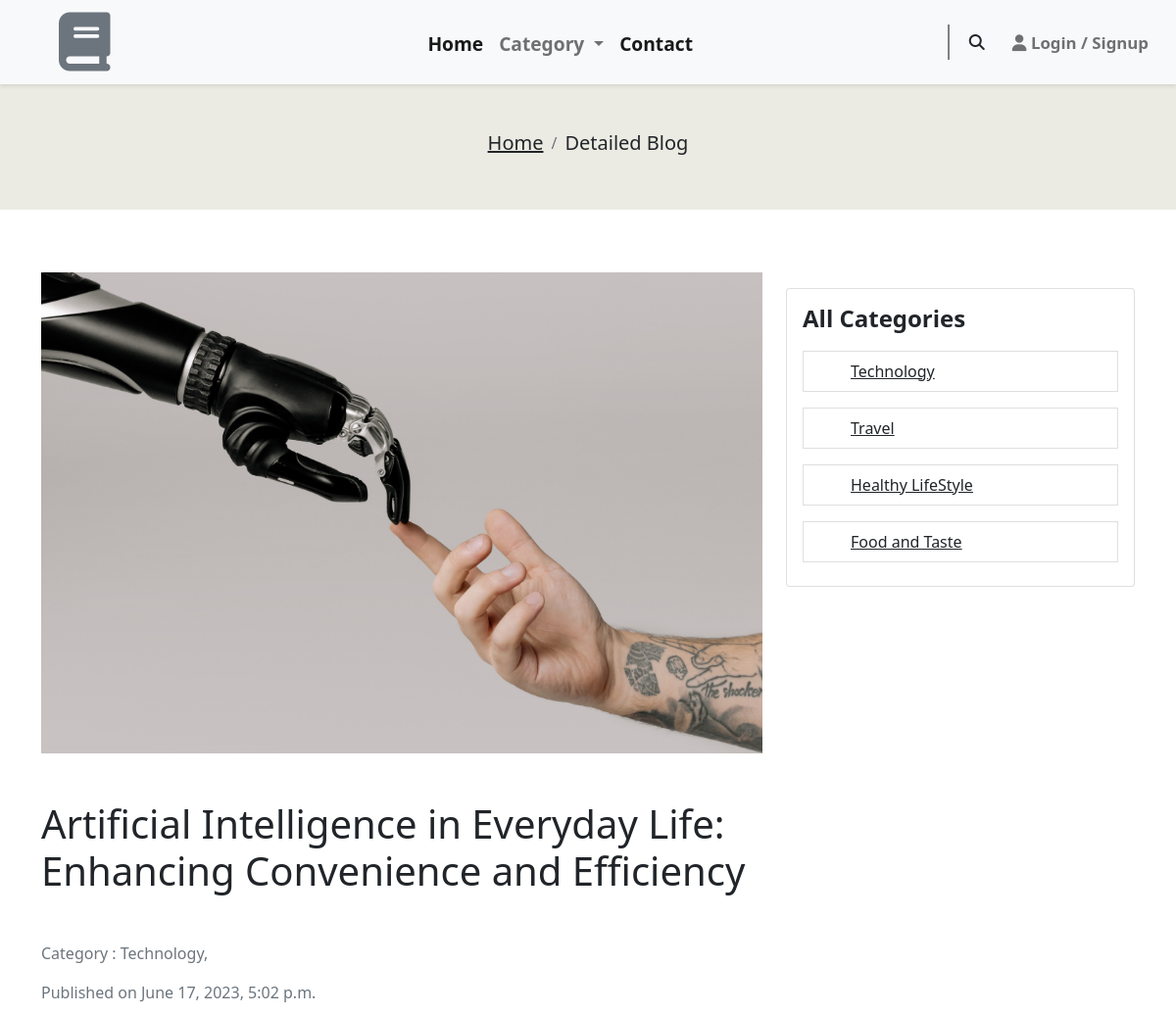
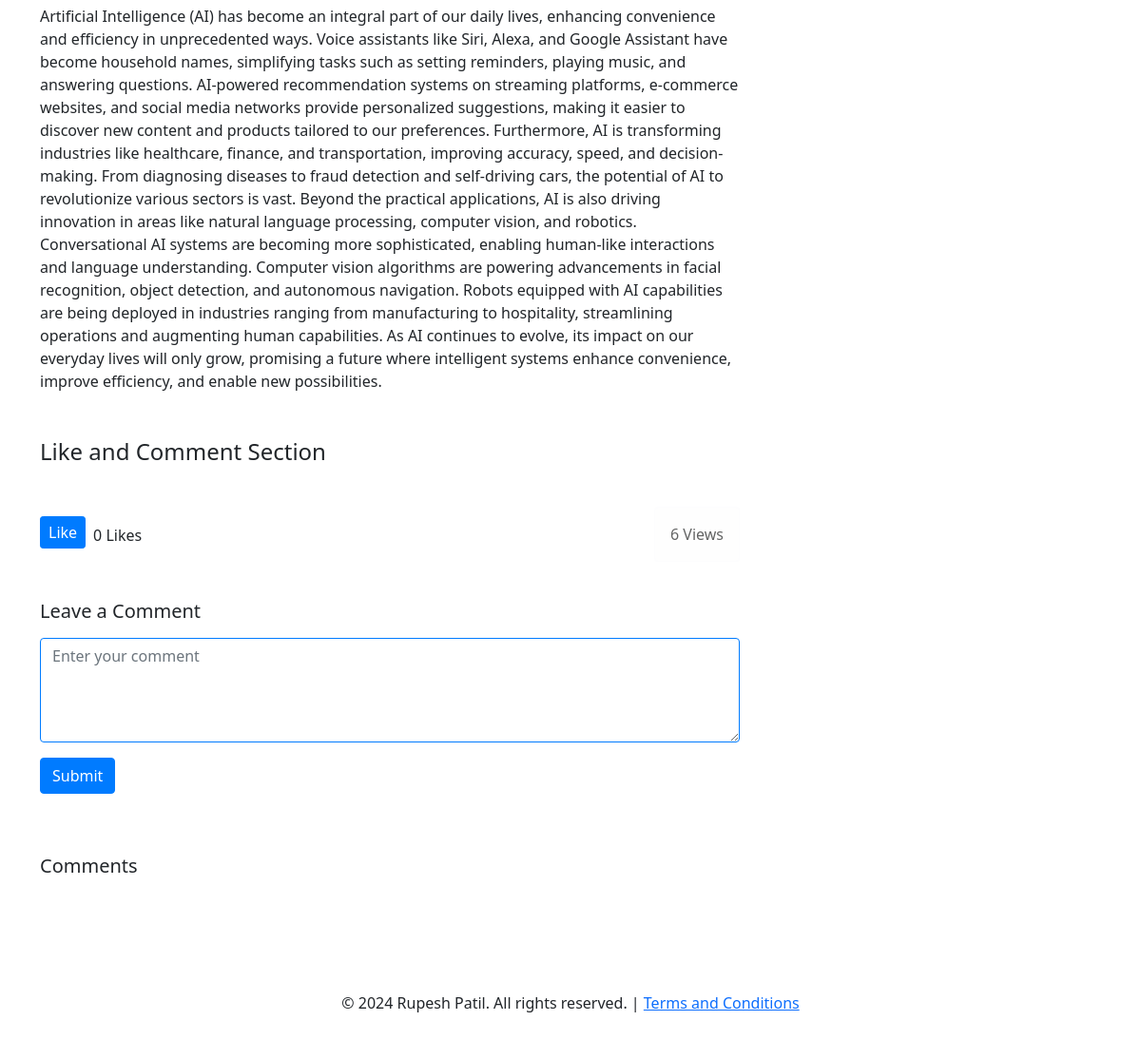
/detailed-blog/artificial-intelligence-in-everyday-life-enhancing-convenience-and-efficiency/, run on the app's committed database (2 pictures, top to bottom).
### BlogApp/models.py (models this page shows, shortened)
class Post(models.Model):
  title = models.CharField(max_length=200)
  content = models.TextField()
  date_posted = models.DateTimeField(default=timezone.now)
  author =  models.ForeignKey(User, on_delete=models.SET_NULL, null=True)
  categories = models.ManyToManyField(Category)
  featured_image = models.ImageField(upload_to='post_images', null=True, blank=True)
  slug = models.SlugField(unique=True)
  view_count = models.PositiveIntegerField(default=0)
  def display_image(self):
    if self.featured_image:
      return self.featured_image.url
    else:
      return "No Image Available"
  def save(self, *args, **kwargs):
    if not self.slug:
      self.slug = slugify(self.title)
    super().save(*args, **kwargs)

class Category(models.Model):
  name = models.CharField(max_length=100)
  slug = models.SlugField(unique=True)

### BlogApp/views.py (the view)
# urls.py: path('detailed-blog/<slug>/', detailed_blog, name='detailed-blog'),
def detailed_blog(request, slug):
    detailed_blog = get_object_or_404(Post, slug=slug)
    detailed_blog.view_count += 1
    detailed_blog.save()
    category = Category.objects.all()
    comments = detailed_blog.comments.filter(active=True).order_by('-date_posted')
    if request.user.is_authenticated:
        View.objects.create(user=request.user, post=detailed_blog, viewed_at=timezone.now())
    is_liked = False
    is_disliked = False
    if request.user.is_authenticated:
        user = request.user
        is_liked = Like.objects.filter(post=detailed_blog, user=user).exists()
        is_disliked = Like.objects.filter(post=detailed_blog, user=user).exists()
    if 'like' in request.GET and not is_liked and not is_disliked:
        like = Like(comment=comments[0], user=request.user)
        like.save()
        is_liked = True
    elif 'dislike' in request.GET and not is_liked and not is_disliked:
        dislike = Like(comment=comments[0], user=request.user)
        dislike.save()
        is_disliked = True
    total_like = Like.objects.filter(post=detailed_blog)
    if request.method == 'POST' and request.user.is_authenticated:
        try:
            form = CommentForm(request.POST)
            if form.is_valid():
                Comment.objects.create(
                    post=Post.objects.filter(slug=detailed_blog.slug).first(),
                    author=User.objects.get(id=request.user.id),
                    content=form.cleaned_data['content'],
                    active=True
                )
                return JsonResponse({'success': True})
            else:
                return JsonResponse({'success': False, 'errors': f'{form.errors}'})
        except:
            return JsonResponse({'success': False, 'errors': f'Please log in to write a comment.', 'login_required': True})
    else:
        form = CommentForm()
    return render(request, 'detailed_blog.html',
                  {'blog': detailed_blog, 'category': category, 'comments': comments, 'is_liked': is_liked,
                   'is_disliked': is_disliked, 'total_like': total_like, 'comment_form': form})

### BlogApp/forms.py
class CommentForm(forms.ModelForm):
  class Meta:
    model = Comment
    fields = ['content']
  content = forms.CharField(
    widget=forms.Textarea(attrs={
      'class': 'form-control',
      'id': 'comment',
      'rows': '4',
      'placeholder': 'Enter your comment'
    })
  )

### BlogApp/templatetags/category_tags.py (called while the page is built)
@register.simple_tag
def get_all_categories():
  return Category.objects.all()

### templates/detailed_blog.html (shortened to what this page needs)
{% extends 'index.html' %}
{% load category_tags %}
{% block content %}
<nav aria-label="breadcrumb  text-center  ">
  <ol class="breadcrumb py-5  text-center justify-content-center">
    <li class="breadcrumb-item"><a href="/" class="text-dark "> <h5>Home</h5> </a></li>
    <li class="breadcrumb-item active text-dark " aria-current="page"><h5 class="d-flex ">Detailed Blog</h5></li>
  </ol>
</nav>
<section class="py-5">
  <div class="container">
    <div class="row">
      <div class="col-lg-8">
        <article>
          <img src="{{ blog.display_image }}" alt="Block 1 Image" class="img-fluid">
          <h1 class="my-5">{{blog.title}}</h1>
          <p class="text-muted mb-3"> Category :{% for category in blog.categories.all  %}
            {{ category.name }},
         {% endfor %}</p>
          <p class="text-muted mb-3">Published on {{blog.date_posted}}</p>
          <p class=" justify-content-between d-flex">
            {{blog.content}}
          </p>
          <div class="mt-5">
            <h4 class="my-4">Like and Comment Section</h4>
            <div class="d-flex justify-content-between align-items-center">
              <div class="likes d-flex align-baseline">
                <div class="like-dislike">
                  {% if is_liked %}
                  <button
                    id="dislike-button"
                    class="btn btn-danger btn-sm"
                    name="{{ blog.slug }}">
                    Dislike
                  </button>
                  {% else %}
                  <button
                    id="like-button"
                    class="btn btn-primary btn-sm"
                    name="{{ blog.slug }}"
                  >
                    Like
                  </button>
                  {% endif %}
                </div>
                <span id="like-count" class="ml-2 mx-2 mt-2">
                  <span id="like-count-total"> {{ total_like.count }} </span>
                  Likes</span
                >
              </div>
              <div class="comments">
                  <p class=" alert alert-light"> {{blog.view_count}} Views </p>
              </div>
            </div>
            <div class="mt-4">
              <h5 class="my-3">Leave a Comment</h5>
              <form
                id="comment-form"
                method="post"
                action="{% url 'detailed-blog' blog.slug %}"
                novalidate>
                <div class="form-group">
                  {{ comment_form.content }}
                </div>
                <button type="submit" class="btn btn-primary my-3">
                  Submit
                </button>
              </form>
            </div>
            <div class="mt-5">
              <h5 class="mb-4">Comments</h5>
            </div>
          </div>
        </article>
      </div>
      <div class="col-lg-4">
        <div class="card my-3">
          <div class="card-body">
            <h5 class="card-title">All Categories</h5>
            <ul class="list-group border-none">
              {% get_all_categories as all_categories %}
                {% for category in all_categories %}
                  <a class="text-dark my-2" href="{% url 'post_list_by_category' category.slug %}">
                    <li class="list-group-item px-5">{{ category.name }}</li>
                  </a>
                  {% endfor  %}
              </ul>
          </div>
        </div>
      </div>
    </div>
  </div>
</section>
{% endblock %}

### static/style.css (style rules this page uses)
body { margin: 0 auto; box-sizing: border-box; }
.form-control { border-color: #007bff; }
.card-title { font-size: 24px; font-weight: bold; margin-bottom: 10px; }
.btn-primary { font-size: 16px; }
.card { margin-bottom: 20px; }
.btn-primary { background-color: #007bff; border-color: #007bff; }
.alert { margin-top: 20px; }
.breadcrumb { background-color: #ecebe3 !important; }

### data on the page
Post: display_image (picture), title "Artificial Intelligence in Everyday Life: Enhancing Convenience and Efficiency", date_posted "June 17, 2023, 5:02 p.m.", content "Artificial Intelligence (AI) has become an integral part of our daily lives, enhancing convenience and efficiency in unprecedented ways. Voice assistants like Siri, Alexa, and Google Assistant have become household names, simplifying tasks such as setting reminders, playing music, and answering questions. AI-powered recommendation systems on streaming platforms, e-commerce websites, and social media networks provide personalized suggestions, making it easier to discover new content and products tailored to our preferences. Furthermore, AI is transforming industries like healthcare, finance, and transportation, improving accuracy, speed, and decision-making. From diagnosing diseases to fraud…", view_count "6"
Category: name "Technology"
Category: name "Travel"
Category: name "Healthy LifeStyle"
Category: name "Food and Taste"

### other printed values
{{ total_like.count }} "0"
